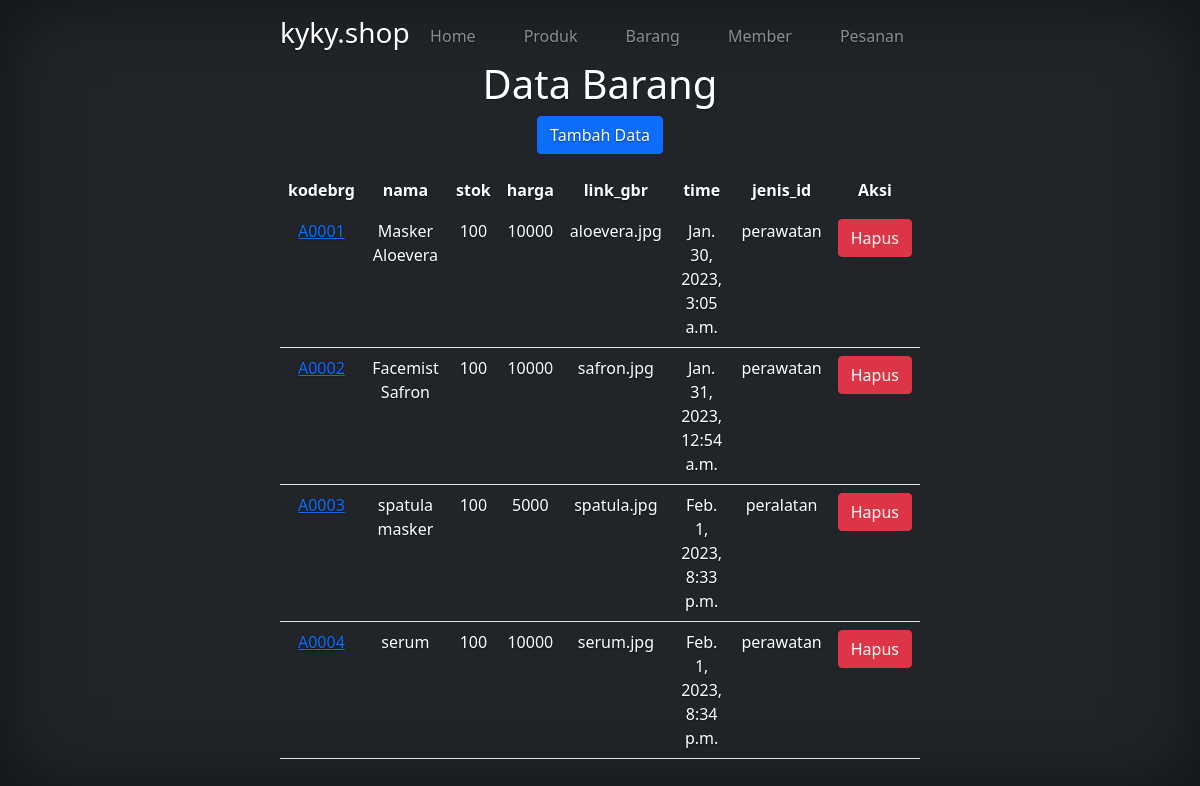
/vbrg/, run on the app's committed database.
### kelas/models.py (models this page shows, shortened)
class Barang(models.Model):
    kodebrg = models.CharField(max_length=8)
    nama = models.CharField(max_length=100)
    stok = models.IntegerField()
    harga = models.BigIntegerField()
    link_brg = models.CharField(max_length=200)
    time = models.DateTimeField(auto_now_add=True)
    jenis_id = models.ForeignKey(Jenis, on_delete=models.CASCADE, null=True)

class Jenis(models.Model):
    name = models.CharField(max_length=50)
    ket = models.TextField()

### kelas/views.py (the view)
# urls.py: path('vbrg/',Barang_View, name='vbrg'),
def Barang_View(request):
    Barangs=Barang.objects.all()
    konteks={
        'Barangs':Barangs,
    }
    return render(request, 'tampil_brg.html',konteks)

### kelas/templates/tampil_brg.html (shortened to what this page needs)
{%load static%}
{%block content%}
<!doctype html>
<html lang="en">
  <head>
    <link href="https://cdn.jsdelivr.net/npm/bootstrap@5.2.2/dist/css/bootstrap.min.css" rel="stylesheet">
  </head>
  <head>
    <link rel="stylesheet" href="{% static 'css/bootstrap.css' %}">
    <link href="{% static 'css/cover.css' %}" rel="stylesheet">
  </head>
  <body class="d-flex h-100 text-center text-white bg-dark">
    <div class="cover-container d-flex w-100 h-100 p-3 mx-auto flex-column">
      <header class="mb-auto">
        <div>
          <h3 class="float-md-start mb-0">kyky.shop</h3>
          <nav class="nav nav-masthead justify-content-center float-md-end">
            <a class="nav-link " aria-current="page" href="{%url 'home'%}">Home</a>
            <a class="nav-link" href="{%url 'produk'%}">Produk</a>
            <a class="nav-link" href="{%url 'vbrg'%}">Barang</a>
            <a class="nav-link" href="{%url 'member'%}">Member</a>
            <a class="nav-link" href="{%url 'pesanan'%}">Pesanan</a>
          </nav>
        </div>
      </header>
  <body>
    <h1>Data Barang</h1>
    <p><a href="/addbrg" class="btn btn-primary">Tambah Data</a></p>
    <table class="table">
        <thead>
          <tr>
            <th scope="col"><font color="white">kodebrg</font></th>
            <th scope="col"><font color="white">nama</font></th>
            <th scope="col"><font color="white">stok</font></th>
            <th scope="col"><font color="white">harga</font></th>
            <th scope="col"><font color="white">link_gbr</font></th>
            <th scope="col"><font color="white">time</font></th>
            <th scope="col"><font color="white">jenis_id</font></th>
            <th><font color="white">Aksi</font></th>
          </tr>
        </thead>
        <tbody>
            {%for Barang in Barangs%}
          <tr>
            <td><a href="{% url 'ubah_brg' Barang.id %}">{{ Barang.kodebrg }}</a></td>
            <td><font color="white">{{ Barang.nama }}</font></td>
            <td><font color="white">{{ Barang.stok }}</font></td>
            <td><font color="white">{{ Barang.harga }}</font></td>
            <td><font color="white">{{ Barang.link_brg }}</font></td>
            <td><font color="white">{{ Barang.time }}</font></td>
            <td><font color="white">{{ Barang.jenis_id.name }}</font></td>
            <td><button type="button" class="btn btn-danger" data-bs-toggle="modal"
              data-bs-target="#hapus-{{ Barang.id }}">Hapus</button></td>
          </tr>
         {% endfor %}
        </tbody>
      </table>
  </body>
</html>
{%endblock%}

### static/css/cover.css (style rules this page uses)
body { text-shadow: 0 .05rem .1rem rgba(0, 0, 0, .5); box-shadow: inset 0 0 5rem rgba(0, 0, 0, .5); }
.cover-container { max-width: 42em; }
.nav-masthead .nav-link { color: rgba(255, 255, 255, .5); border-bottom: .25rem solid transparent; }
.nav-masthead .nav-link + .nav-link { margin-left: 1rem; }

### data on the page
Barang: kodebrg "A0001", nama "Masker Aloevera", stok "100", harga "10000", link_brg "aloevera.jpg", time "Jan. 30, 2023, 3:05 a.m.", jenis_id.name "perawatan"
Barang: kodebrg "A0002", nama "Facemist Safron", stok "100", harga "10000", link_brg "safron.jpg", time "Jan. 31, 2023, 12:54 a.m.", jenis_id.name "perawatan"
Barang: kodebrg "A0003", nama "spatula masker", stok "100", harga "5000", link_brg "spatula.jpg", time "Feb. 1, 2023, 8:33 p.m.", jenis_id.name "peralatan"
Barang: kodebrg "A0004", nama "serum", stok "100", harga "10000", link_brg "serum.jpg", time "Feb. 1, 2023, 8:34 p.m.", jenis_id.name "perawatan"
